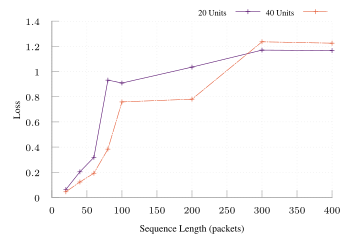

Write the gnuplot code that produced this figure.
set terminal tikz standalone color size 9cm,6cm font '\scriptsize' preamble '\usepackage{microtype} \usepackage{times} \usepackage[T1]{fontenc} \usepackage{siunitx}\sisetup{detect-all}'
set output "cubic-vs-bbr-loss.tex"

load "gnuplot-palettes/inferno.pal"

set style line 102 lc rgb '#a0a0a0' lt 1 lw 1
set border ls 102
set colorbox border 102
set key textcolor rgb "black"
set tics textcolor rgb "black"
set label textcolor rgb "black"

set border 3
set grid x y
set xtics nomirror
set ytics nomirror

#set key autotitle columnhead
set datafile separator ","

set xlabel "Sequence Length (packets)"
set ylabel "Loss"

# set yrange [0.0:1.0]
set key outside top horizontal
set key font ",6"

plot "< awk -F, '$3==20 { print $0 }' ../results/lstm-results.csv" u 1:4 w linespoints title "20 Units" ls 3 dt 1, \
     "< awk -F, '$3==40 { print $0 }' ../results/lstm-results.csv" u 1:4 w linespoints title "40 Units"  ls 6 dt (18,2,2,2)
     # '../lstm-results.csv' u 1:3 w lines title "40 Units" ls 6 dt (18,2,2,2)
